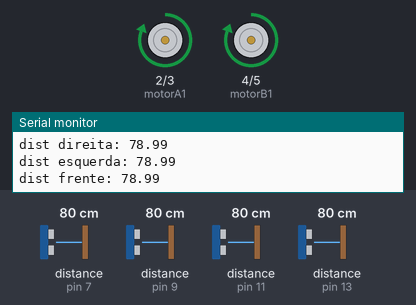
This sketch was run on a simulated Arduino Mega 2560, built with avr-gcc and run on an emulated ATmega2560. Shown: motor-driver pin pairs drawn as motors (green arrow = first pin HIGH = forward, orange = second pin HIGH = backward, longer = more drive), the last lines printed to the serial monitor. Wiring (inferred from the names in the program): 4 × ultrasonic range finder: trigger pin 6, echo pin 7 / trigger pin 8, echo pin 9 / trigger pin 10, echo pin 11 / trigger pin 12, echo pin 13. The test bench sets the inputs (shaded band); at power-on: distance to the obstacle (sensors on pin 9, pin 11, pin 7, pin 13) 80 cm. The echo pulse lasts 58.3 µs per cm.

Above: at 1.2 s.
1.3 s: distance to the obstacle (sensor on pin 9) set to 2 cm
At 1.72 s:
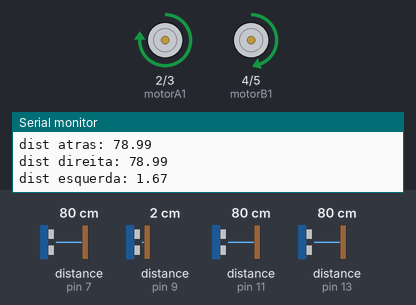
4.3 s: distance to the obstacle (sensor on pin 11) set to 2 cm
At 4.56 s:
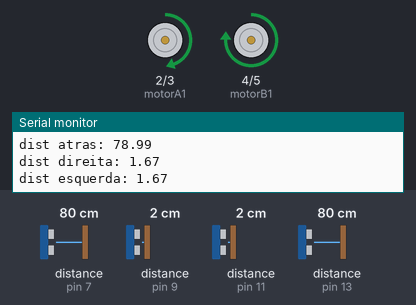
7.3 s: distance to the obstacle (sensor on pin 9) set to 9 cm
At 7.79 s:
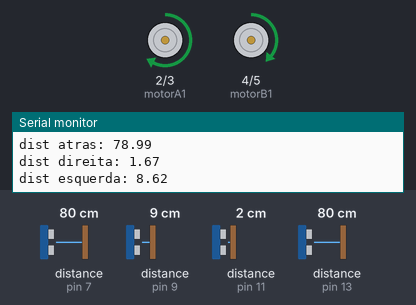
10.3 s: distance to the obstacle (sensor on pin 11) set to 9 cm
13.3 s: distance to the obstacle (sensor on pin 9) set to 18 cm
At 13.65 s:
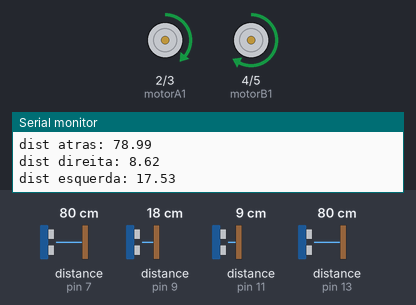
16.3 s: distance to the obstacle (sensor on pin 11) set to 18 cm
Timing chart, 0 to 20.3 s (numbered marks = the images above; inputs shaded):
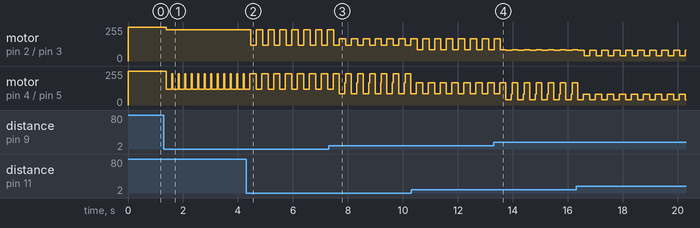

The sketch:

Carro_Autonomo.ino
```cpp
// Define os pinos de utilização do Arduino Mega
#define         motorA1     2
#define         motorA2     3
#define         motorB1     4
#define         motorB2     5
#define         trig_tras   6
#define         echo_tras   7
#define         trig_esq    8
#define         echo_esq    9
#define         trig_dir    10
#define         echo_dir    11
#define         trig_fren   12
#define         echo_fren   13
#define         BTState     19
//=================Algumas variáveis úteis=============

float Ref=5.04;
float V_in;
float relacao=22.133;
int amostra=20;

float distcm_fren;
float distcm_dir;
float distcm_esq;
float distcm_tras;
int state_rec;
int vSpeed;
char state;
char hist;

//=============SETUP===============================

void setup() {
  vSpeed=255;
  // Inicializa as portas como entrada e saída.
  pinMode(motorA1, OUTPUT);
  pinMode(motorA2, OUTPUT);
  pinMode(motorB1, OUTPUT);
  pinMode(motorB2, OUTPUT);
  pinMode(BTState, INPUT);

  pinMode(trig_tras, OUTPUT);
  pinMode(echo_tras,  INPUT);
  pinMode(trig_esq, OUTPUT);
  pinMode(echo_esq,  INPUT);
  pinMode(trig_dir, OUTPUT);
  pinMode(echo_dir,  INPUT);
  pinMode(trig_fren, OUTPUT);
  pinMode(echo_fren,  INPUT);
  // Inicializa a comunicação serial em 9600 bits.
  Serial.begin(9600);
  mov_fren();                          // Inicializa o robô a ir para frente
}

//====================LOOP===============================
  void loop(){
  distcm_fren=   measureDistance_fren();
  distcm_dir=  measureDistance_dir();
  distcm_esq=   measureDistance_esq();
  distcm_tras=   measureDistance_tras();  //armazena os valores de distancia dos ultrassons

  Serial.print("dist frente: ");
  Serial.print(distcm_fren);
  Serial.println("\t");

  Serial.print("dist atras: ");
  Serial.print(distcm_tras);
  Serial.println("\t");

  Serial.print("dist direita: ");
  Serial.print(distcm_dir);
  Serial.println("\t");

  Serial.print("dist esquerda: ");
  Serial.print(distcm_esq);
  Serial.println("\n");                 //e printa eles no Serial Monitor


pid_control_fren(distcm_fren);
pid_control_tras( distcm_tras);
pid_control_dir( distcm_dir);
pid_control_esq( distcm_esq);   //chama nossas funções de PID

if(distcm_fren>20 &&  distcm_tras>20  &&  distcm_esq>20  && distcm_dir>20 ){

/*if(hist=="f") mov_fren;
if(hist=="t") mov_tras;
if(hist=="d") mov_dir;
if(hist=="e") mov_esq;
if(hist=="fd") fren_dir;
if(hist=="fe") fren_esq;
if(hist=="td") tras_dir;
if(hist=="te") tras_esq;*/

switch(hist){
case 'f': mov_fren;break;
case 't':mov_tras;break;
case 'd':mov_dir;break;
case 'e':mov_esq;break;

case 'i':fren_dir;break;
case 'u':fren_esq;break;
case 'm':tras_dir;break;
case 'n':tras_esq;break;

}

}

  }
//============================================================
//====================Funções ===============================
//Funções de movimentação
void mov_fren(){
    analogWrite(motorB1, vSpeed);
    analogWrite(motorA1, vSpeed);
    analogWrite(motorA2, 0);
    analogWrite(motorB2, 0);
    hist='f';
  }

void mov_tras(){
    analogWrite(motorA1, 0);
    analogWrite(motorB1, 0);
    analogWrite(motorB2, vSpeed);
    analogWrite(motorA2, vSpeed);
    hist='t';
}
void nao_mov(){
    analogWrite(motorA1, 0);
    analogWrite(motorA2, 0);
    analogWrite(motorB1, 0);
    analogWrite(motorB2, 0);
    hist='s';

}
void mov_dir(){
    analogWrite(motorA1, vSpeed);
    analogWrite(motorA2, 0);
    analogWrite(motorB1, 0);
    analogWrite(motorB2, vSpeed);
    hist='d';

}
void mov_esq(){
    analogWrite(motorA1, 0);
    analogWrite(motorA2, vSpeed);
    analogWrite(motorB1, vSpeed);
    analogWrite(motorB2, 0);
    hist='e';
}
void tras_dir(){
    analogWrite(motorA1, 0);
    analogWrite(motorA2, vSpeed/2);
    analogWrite(motorB1, 0);
    analogWrite(motorB2, vSpeed);
    hist='m';
}
void tras_esq(){

    analogWrite(motorA1, 0);
    analogWrite(motorA2, vSpeed);
    analogWrite(motorB1, 0);
    analogWrite(motorB2, vSpeed/2);
    hist='n';
}
void fren_dir(){
    analogWrite(motorA1, vSpeed/2);
    analogWrite(motorA2, 0);
    analogWrite(motorB1, vSpeed);
    analogWrite(motorB2, 0);
    hist='i';
}
void fren_esq(){

    analogWrite(motorA1, vSpeed);
    analogWrite(motorA2, 0);
    analogWrite(motorB1, vSpeed/2);
    analogWrite(motorB2, 0);
    hist='u';
}


//========Funções referente aos ultrassons======

void trigPulse_fren()                                  //Função para gerar o pulso de trigger para o sensor HC-SR04
{

   digitalWrite(trig_fren,HIGH);                       //Saída de trigger em nível alto
   delayMicroseconds(10);                         //Por 10µs ...
   digitalWrite(trig_fren,LOW);                        //Saída de trigger volta a nível baixo

} //end trigPulse
void trigPulse_dir()                                  //Função para gerar o pulso de trigger para o sensor HC-SR04
{

   digitalWrite(trig_dir,HIGH);                       //Saída de trigger em nível alto
   delayMicroseconds(10);                         //Por 10µs ...
   digitalWrite(trig_dir,LOW);                        //Saída de trigger volta a nível baixo

} //end trigPulse
void trigPulse_esq()                                  //Função para gerar o pulso de trigger para o sensor HC-SR04
{

   digitalWrite(trig_esq,HIGH);                       //Saída de trigger em nível alto
   delayMicroseconds(10);                         //Por 10µs ...
   digitalWrite(trig_esq,LOW);                        //Saída de trigger volta a nível baixo

} //end trigPulse
void trigPulse_tras()                                  //Função para gerar o pulso de trigger para o sensor HC-SR04
{

   digitalWrite(trig_tras,HIGH);                       //Saída de trigger em nível alto
   delayMicroseconds(10);                         //Por 10µs ...
   digitalWrite(trig_tras,LOW);                        //Saída de trigger volta a nível baixo

} //end trigPulse


float measureDistance_fren()                           //Função que retorna a distância em centímetros
{

  float pulse_fren;                                    //Armazena o valor de tempo em µs que o pino echo fica em nível alto

  trigPulse_fren();                                    //Envia pulso de 10µs para o pino de trigger do sensor

  pulse_fren = pulseIn(echo_fren, HIGH);                    //Mede o tempo em que echo fica em nível alto e armazena em pulse

  /*
    >>> Cálculo da Conversão de µs para cm:

   Velocidade do som = 340 m/s = 34000 cm/s

   1 segundo = 1000000 micro segundos

      1000000 µs - 34000 cm/s
            X µs - 1 cm

                  1E6
            X = ------- = 29.41
                 34000

    Para compensar o ECHO (ida e volta do ultrassom) multiplica-se por 2

    X' = 29.41 x 2 = 58.82

  */

  return (pulse_fren/58.82);                           //Calcula distância em centímetros e retorna o valor


} //end measureDistante
float measureDistance_dir()                           //Função que retorna a distância em centímetros
{

  float pulse_dir;                                    //Armazena o valor de tempo em µs que o pino echo fica em nível alto

  trigPulse_dir();                                    //Envia pulso de 10µs para o pino de trigger do sensor

  pulse_dir = pulseIn(echo_dir, HIGH);                    //Mede o tempo em que echo fica em nível alto e armazena em pulse


  return (pulse_dir/58.82);                           //Calcula distância em centímetros e retorna o valor


} //end measureDistante

float measureDistance_esq()                           //Função que retorna a distância em centímetros
{

  float pulse_esq;                                    //Armazena o valor de tempo em µs que o pino echo fica em nível alto

  trigPulse_esq();                                    //Envia pulso de 10µs para o pino de trigger do sensor

  pulse_esq = pulseIn(echo_esq, HIGH);                    //Mede o tempo em que echo fica em nível alto e armazena em pulse


  return (pulse_esq/58.82);                           //Calcula distância em centímetros e retorna o valor


} //end measureDistante

float measureDistance_tras()                           //Função que retorna a distância em centímetros
{

  float pulse_tras;                                    //Armazena o valor de tempo em µs que o pino echo fica em nível alto

  trigPulse_tras();                                    //Envia pulso de 10µs para o pino de trigger do sensor

  pulse_tras = pulseIn(echo_tras, HIGH);                    //Mede o tempo em que echo fica em nível alto e armazena em pulse


  return (pulse_tras/58.82);                           //Calcula distância em centímetros e retorna o valor


} //end measureDistante


//=============Função PID=================

void pid_control_fren(float measure)                   //Função para algorimo PID
{

  float    error_meas,                            //armazena o erro
           kp = 1.0,                              //constante kp
           ki = 0.02,                             //constante ki
           kd = 0.0,                              //constante kd
           proportional,                          //armazena valor proporcional
           integral,                              //armazena valor integral
           derivative,                            //armazena valor derivativo
           PID,                                   //armazena resultado PID
           ideal_value = 20.0,                    //valor ideal (setpoint), setado para 20cm
           lastMeasure;                           //armazena última medida


    error_meas = measure - ideal_value;           //calcula erro

    proportional = error_meas * kp;               //calcula proporcional

    integral += error_meas * ki;                  //calcula integral

    derivative = (lastMeasure - measure) * kd;    //calcula derivada ***há um erro de semântica aqui
                                                  // ex.: corrija o erro de semântica para o cálculo da derivada!
    lastMeasure = measure;                        //atualiza medida

    PID = proportional + integral + derivative;   //calcula PID


    if(PID < 0)                                   //PID menor que zero?
    {                                             //sim
      PID = map(PID,  0, -20, 60, 255);
      vSpeed=PID;
      //normaliza para PWM de 8 bits
      mov_tras();                               //move robô para trás

    } //end if PID


} //end pid_control

//------------------------------controle quando o robo ta quase batendo atras--------------------------------------
void pid_control_tras(float measure)                   //Função para algorimo PID
{

  float    error_meas,                            //armazena o erro
           kp = 1.0,                              //constante kp
           ki = 0.02,                             //constante ki
           kd = 0.0,                              //constante kd
           proportional,                          //armazena valor proporcional
           integral,                              //armazena valor integral
           derivative,                            //armazena valor derivativo
           PID,                                   //armazena resultado PID
           ideal_value = 20.0,                    //valor ideal (setpoint), setado para 20cm
           lastMeasure;                           //armazena última medida


    error_meas = measure - ideal_value;           //calcula erro

    proportional = error_meas * kp;               //calcula proporcional

    integral += error_meas * ki;                  //calcula integral

    derivative = (lastMeasure - measure) * kd;    //calcula derivada ***há um erro de semântica aqui
                                                  // ex.: corrija o erro de semântica para o cálculo da derivada!
    lastMeasure = measure;                        //atualiza medida

    PID = proportional + integral + derivative;   //calcula PID


    if(PID < 0)                                   //PID menor que zero?
    {                                             //sim
      PID = map(PID,  0, -20, 60, 255);
      vSpeed=PID;
      //normaliza para PWM de 8 bits
      mov_fren();                               //move robô para trás

    } //end if PID


} //end pid_control

//------------------------------controle quando o robo ta quase batendo dir--------------------------------------

void pid_control_dir(float measure)                   //Função para algorimo PID
{

  float    error_meas,                            //armazena o erro
           kp = 1.0,                              //constante kp
           ki = 0.02,                             //constante ki
           kd = 0.0,                              //constante kd
           proportional,                          //armazena valor proporcional
           integral,                              //armazena valor integral
           derivative,                            //armazena valor derivativo
           PID,                                   //armazena resultado PID
           ideal_value = 20.0,                    //valor ideal (setpoint), setado para 20cm
           lastMeasure;                           //armazena última medida


    error_meas = measure - ideal_value;           //calcula erro

    proportional = error_meas * kp;               //calcula proporcional

    integral += error_meas * ki;                  //calcula integral

    derivative = (lastMeasure - measure) * kd;    //calcula derivada ***há um erro de semântica aqui
                                                  // ex.: corrija o erro de semântica para o cálculo da derivada!
    lastMeasure = measure;                        //atualiza medida

    PID = proportional + integral + derivative;   //calcula PID


    if(PID < 0)                                   //PID menor que zero?
    {                                             //sim
      PID = map(PID,  0, -20, 60, 255);
      vSpeed=PID;
      if(hist='t'||hist=='n'){
      fren_dir();
      delay(100);
      mov_tras();
      }
      if(hist='f'||hist=='m'){
      fren_dir();
      delay(100);
      mov_fren();
      }
    } //end if PID


} //end pid_control


//------------------------------controle quando o robo ta quase batendo esquerda--------------------------------------


void pid_control_esq(float measure)                   //Função para algorimo PID
{

  float    error_meas,                            //armazena o erro
           kp = 1.0,                              //constante kp
           ki = 0.02,                             //constante ki
           kd = 0.0,                              //constante kd
           proportional,                          //armazena valor proporcional
           integral,                              //armazena valor integral
           derivative,                            //armazena valor derivativo
           PID,                                   //armazena resultado PID
           ideal_value = 20.0,                    //valor ideal (setpoint), setado para 20cm
           lastMeasure;                           //armazena última medida


    error_meas = measure - ideal_value;           //calcula erro

    proportional = error_meas * kp;               //calcula proporcional

    integral += error_meas * ki;                  //calcula integral

    derivative = (lastMeasure - measure) * kd;    //calcula derivada ***há um erro de semântica aqui
                                                  // ex.: corrija o erro de semântica para o cálculo da derivada!
    lastMeasure = measure;                        //atualiza medida

    PID = proportional + integral + derivative;   //calcula PID


    if(PID < 0)                                   //PID menor que zero?
    {                                             //sim
      PID = map(PID,  0, -20, 60, 255);
      vSpeed=PID;
      //normaliza para PWM de 8 bits
      if(hist='t'||hist=='i'){
      fren_esq();
      delay(100);
      mov_tras();
      }
      if(hist='f'||hist=='u'){
      fren_esq();
      delay(100);
      mov_fren();
      }                             //move robô para trás

    } //end if PID


} //end pid_control
```

Measured:
- after the input at 1.3 s, motor on pin 2 (motorA1) / pin 3 (motorA2): forward 255/255 → forward 235/255 after 0.08 s; motor on pin 4 (motorB1) / pin 5 (motorB2): alternates forward 235/255 for 0.04 s and forward 117/255 for 0.20 s, starting after 0.08 s
- after the input at 4.3 s, motor on pin 2 (motorA1) / pin 3 (motorA2): alternates forward 235/255 for 0.23 s and forward 117/255 for 0.20 s, starting after 0.17 s; motor on pin 4 (motorB1) / pin 5 (motorB2): alternates forward 235/255 for 0.23 s and forward 117/255 for 0.20 s, starting after 0.37 s
